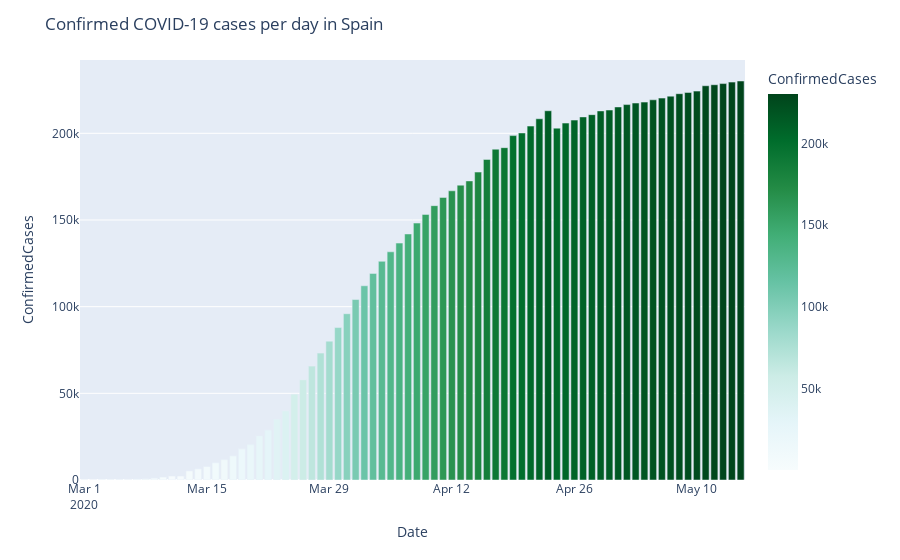

Here is the notebook cell this chart was saved with:
### Markdown cell above
From the above graph, we can say that, In china this virus has started and continued to spread. From this region, virus began to spread all parts of the world. In china the confirmed cases are increasing day by day.

### Code cell
df_by_date = pd.DataFrame(train.fillna('NA').groupby(['Country_Region','Date'])['ConfirmedCases'].sum().sort_values().reset_index())

fig = px.bar(df_by_date.loc[(df_by_date['Country_Region'] == 'Spain') &(df_by_date.Date >= '2020-03-01')].sort_values('ConfirmedCases',ascending = False), 
             x='Date', y='ConfirmedCases', color="ConfirmedCases", color_continuous_scale=px.colors.sequential.BuGn)
fig.update_layout(title_text='Confirmed COVID-19 cases per day in Spain')
fig.show()
